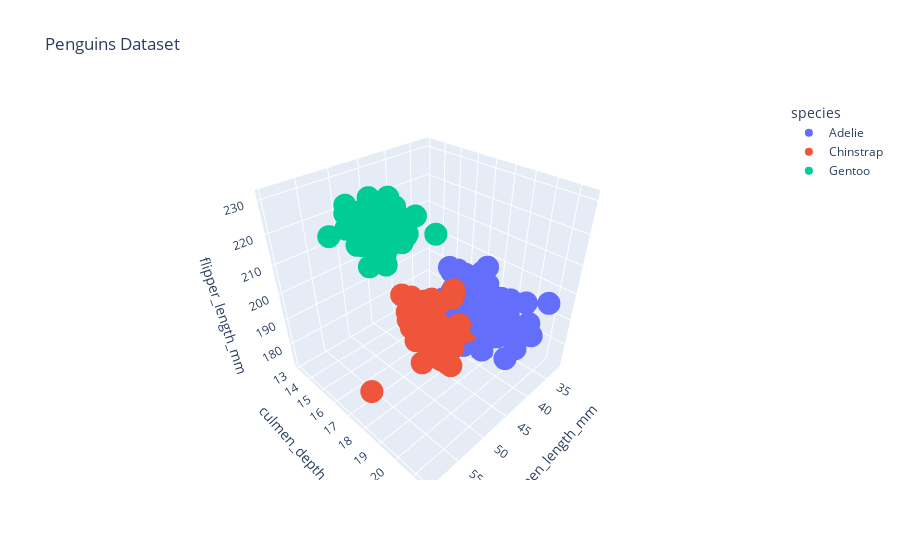

The notebook cell this image was saved under:
### Code cell
px.scatter_3d(penguins, x='culmen_length_mm', y='culmen_depth_mm', z='flipper_length_mm', color='species', title='Penguins Dataset')
